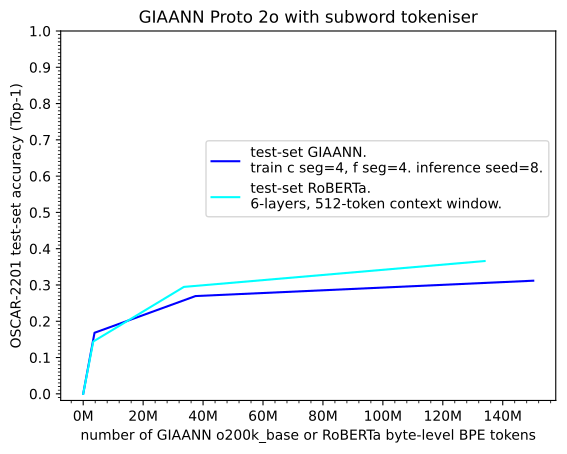

Reproduce this figure in Python.
import matplotlib.pyplot as plt
import numpy as np
from matplotlib.ticker import AutoMinorLocator, FuncFormatter, MultipleLocator

x4 = np.array([0, 3778117, 37478755, 150184342])
y4 = np.array([0, 0.16826839773261715, 0.2694559271269091, 0.3117682368375455])
#x5 = np.array([0, 3778117, 37478755, 150184342])
#y5 = np.array([0, 0.21241243595138493, 0.2970432436446447, 0.3299400975271665])

x6 = np.array([0, 3356675, 33596809, 133951027])
y6 = np.array([0, 0.14418154878020287, 0.2946896313548088, 0.365966238629818])

l4, = plt.plot(x4, y4, color='blue', label='test-set GIAANN.\ntrain c seg=4, f seg=4. inference seed=8.')	#direct connectivity enforced
#l5, = plt.plot(x5, y5, color='darkblue', label='test-set GIAANN direct connectivity relaxed.\ntrain c seg=4, f seg=4. inference seed=8.')
l6, = plt.plot(x6, y6, color='cyan', label='test-set RoBERTa.\n6-layers, 512-token context window.')

ax = plt.gca()
ax.xaxis.set_major_locator(MultipleLocator(20_000_000))
ax.xaxis.set_major_formatter(FuncFormatter(lambda value, _: f"{value / 1_000_000:g}M"))
ax.xaxis.set_minor_locator(AutoMinorLocator(5))  # Four minor ticks per 10M interval
plt.yticks(np.arange(0, 1.0+0.1, 0.1))
ax.yaxis.set_minor_locator(MultipleLocator(0.01))

plt.xlabel("number of GIAANN o200k_base or RoBERTa byte-level BPE tokens")
plt.ylabel("OSCAR-2201 test-set accuracy (Top-1)")
plt.title("GIAANN Proto 2o with subword tokeniser")

plt.legend(handles=[l4, l6], loc='center right', bbox_to_anchor=(1.0, 0.6))

plt.savefig("protov2o-oscar-test-top1-accuracy-models-inferenceLeakyIntegrateAndFire-predictionConstraints.pdf", format="pdf", bbox_inches="tight")
plt.show()
